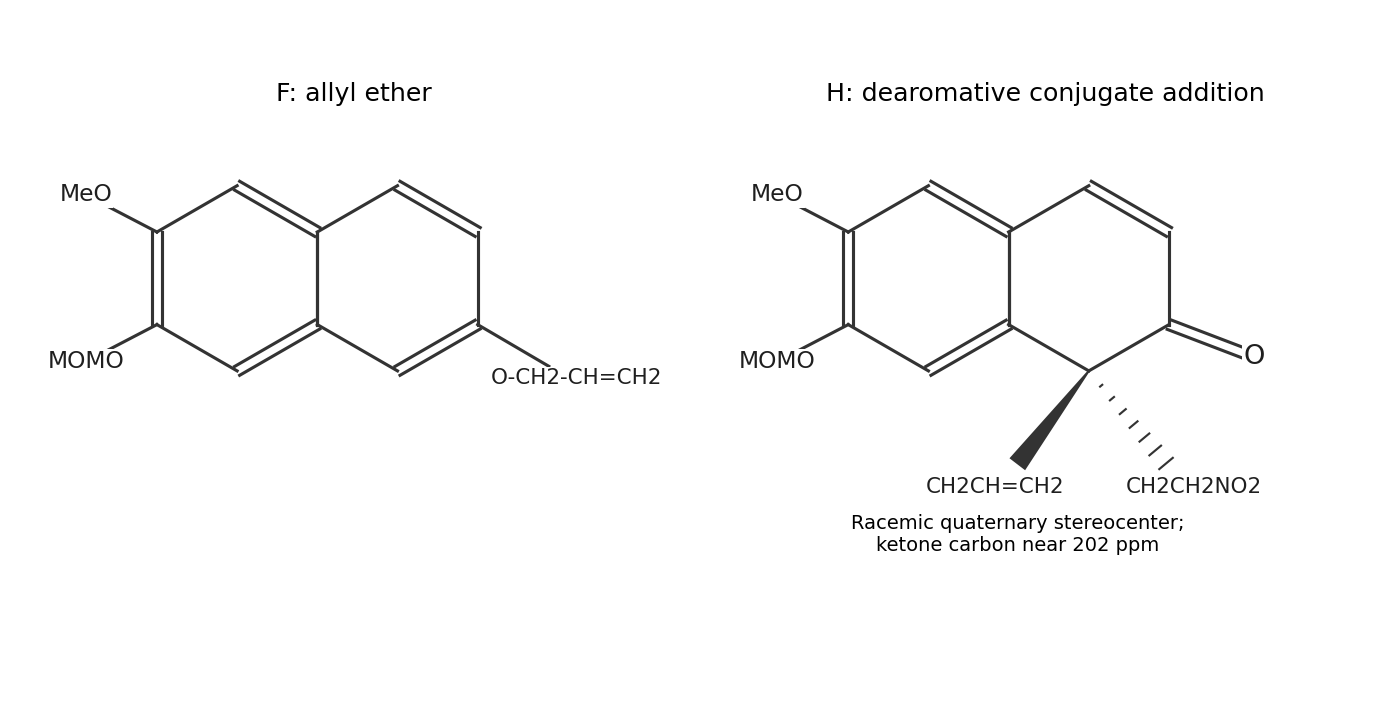

Generate this figure with Python:
"""Original explanatory figure; output basename to the current directory.

Tested with the repository Python 3.14 / NumPy / Matplotlib environment.
"""
from pathlib import Path
import sys
import numpy as np
import matplotlib.pyplot as plt
sys.path.insert(0, str(Path(__file__).resolve().parents[2]))
from tools.chemistry_diagram import bond, atom, wedge, ring, flow, finish, save
OUT=Path(__file__).stem+'.png'

fig,axs=plt.subplots(1,2,figsize=(10,5.1))
for ax,product in zip(axs,['F','H']):
 left=np.array([(0,.5),(-.866,1),(-1.732,.5),(-1.732,-.5),(-.866,-1),(0,-.5)])
 right=np.array([(0,.5),(.866,1),(1.732,.5),(1.732,-.5),(.866,-1),(0,-.5)])
 ring(ax,left,{0:2,2:2,4:2});ring(ax,right,{1:2,3:2} if product=='F' else {1:2})
 for point,end,t in [(left[2],(-2.5,.9),'MeO'),(left[3],(-2.5,-.9),'MOMO')]:bond(ax,point,end);atom(ax,end,t,size=12)
 if product=='F':
  bond(ax,right[3],(2.5,-.95));atom(ax,(2.8,-1.08),'O-CH2-CH=CH2',size=11)
 else:
  bond(ax,right[3],(2.65,-.85),2);atom(ax,(2.65,-.85),'O',size=14)
  q=right[4];wedge(ax,q,(.1,-2),True);atom(ax,(-.15,-2.25),'CH2CH=CH2',size=11)
  wedge(ax,q,(1.7,-2),False);atom(ax,(2,-2.25),'CH2CH2NO2',size=11)
  ax.text(.1,-2.95,'Racemic quaternary stereocenter;\nketone carbon near 202 ppm',ha='center',fontsize=10)
 finish(ax,(-3.2,4),(-3.4,1.7),'F: allyl ether' if product=='F' else 'H: dearomative conjugate addition')
fig.tight_layout();save(fig,OUT)
